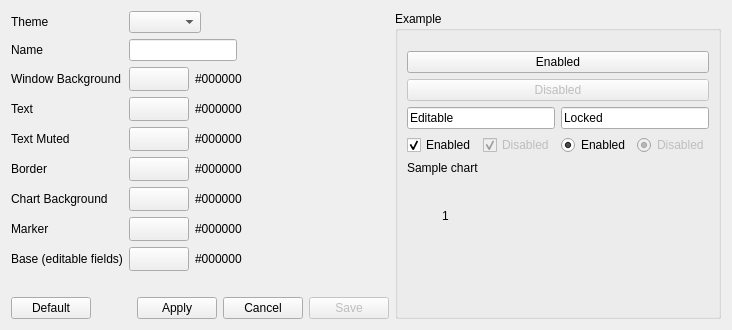
     <widget class="QWidget" name="tabThemes">
      <attribute name="title">
       <string>Themes</string>
      </attribute>
      <layout class="QHBoxLayout" name="horizontalLayout_themes">
       <item>
        <layout class="QVBoxLayout" name="verticalLayout_themesLeft">
         <item>
          <layout class="QFormLayout" name="formLayout_themes">
           <property name="fieldGrowthPolicy">
            <enum>QFormLayout::FieldGrowthPolicy::FieldsStayAtSizeHint</enum>
           </property>
           <item row="0" column="0">
            <widget class="QLabel" name="label_theme">
             <property name="text">
              <string>Theme</string>
             </property>
            </widget>
           </item>
           <item row="0" column="1">
            <widget class="NoScrollComboBox" name="themeComboBox"/>
           </item>
           <item row="1" column="0">
            <widget class="QLabel" name="label_themeName">
             <property name="text">
              <string>Name</string>
             </property>
            </widget>
           </item>
           <item row="1" column="1">
            <widget class="QLineEdit" name="themeNameEdit"/>
           </item>
           <item row="2" column="0">
            <widget class="QLabel" name="label_themeWindowBg">
             <property name="text">
              <string>Window Background</string>
             </property>
            </widget>
           </item>
           <item row="2" column="1">
            <layout class="QHBoxLayout" name="horizontalLayout_themeWindowBg">
             <item>
              <widget class="QToolButton" name="themeWindowBgBtn">
               <property name="minimumSize">
                <size>
                 <width>60</width>
                 <height>24</height>
                </size>
               </property>
               <property name="text">
                <string/>
               </property>
              </widget>
             </item>
             <item>
              <widget class="QLabel" name="themeWindowBgHexLabel">
               <property name="text">
                <string>#000000</string>
               </property>
              </widget>
             </item>
            </layout>
           </item>
           <item row="3" column="0">
            <widget class="QLabel" name="label_themeText">
             <property name="text">
              <string>Text</string>
             </property>
            </widget>
           </item>
           <item row="3" column="1">
            <layout class="QHBoxLayout" name="horizontalLayout_themeText">
             <item>
              <widget class="QToolButton" name="themeTextBtn">
               <property name="minimumSize">
                <size>
                 <width>60</width>
                 <height>24</height>
                </size>
               </property>
               <property name="text">
                <string/>
               </property>
              </widget>
             </item>
             <item>
              <widget class="QLabel" name="themeTextHexLabel">
               <property name="text">
                <string>#000000</string>
               </property>
              </widget>
             </item>
            </layout>
           </item>
           <item row="4" column="0">
            <widget class="QLabel" name="label_themeTextMuted">
             <property name="text">
              <string>Text Muted</string>
             </property>
            </widget>
           </item>
           <item row="4" column="1">
            <layout class="QHBoxLayout" name="horizontalLayout_themeTextMuted">
             <item>
              <widget class="QToolButton" name="themeTextMutedBtn">
               <property name="minimumSize">
                <size>
                 <width>60</width>
                 <height>24</height>
                </size>
               </property>
               <property name="text">
                <string/>
               </property>
              </widget>
             </item>
             <item>
              <widget class="QLabel" name="themeTextMutedHexLabel">
               <property name="text">
                <string>#000000</string>
               </property>
              </widget>
             </item>
            </layout>
           </item>
           <item row="5" column="0">
            <widget class="QLabel" name="label_themeBorder">
             <property name="text">
              <string>Border</string>
             </property>
            </widget>
           </item>
           <item row="5" column="1">
            <layout class="QHBoxLayout" name="horizontalLayout_themeBorder">
             <item>
              <widget class="QToolButton" name="themeBorderBtn">
               <property name="minimumSize">
                <size>
                 <width>60</width>
                 <height>24</height>
                </size>
               </property>
               <property name="text">
                <string/>
               </property>
              </widget>
             </item>
             <item>
              <widget class="QLabel" name="themeBorderHexLabel">
               <property name="text">
                <string>#000000</string>
               </property>
              </widget>
             </item>
            </layout>
           </item>
           <item row="6" column="0">
            <widget class="QLabel" name="label_themeChartBg">
             <property name="text">
              <string>Chart Background</string>
             </property>
            </widget>
           </item>
           <item row="6" column="1">
            <layout class="QHBoxLayout" name="horizontalLayout_themeChartBg">
             <item>
              <widget class="QToolButton" name="themeChartBgBtn">
               <property name="minimumSize">
                <size>
                 <width>60</width>
                 <height>24</height>
                </size>
               </property>
               <property name="text">
                <string/>
               </property>
              </widget>
             </item>
             <item>
              <widget class="QLabel" name="themeChartBgHexLabel">
               <property name="text">
                <string>#000000</string>
               </property>
              </widget>
             </item>
            </layout>
           </item>
           <item row="7" column="0">
            <widget class="QLabel" name="label_themeMarker">
             <property name="text">
              <string>Marker</string>
             </property>
            </widget>
           </item>
           <item row="7" column="1">
            <layout class="QHBoxLayout" name="horizontalLayout_themeMarker">
             <item>
              <widget class="QToolButton" name="themeMarkerBtn">
               <property name="minimumSize">
                <size>
                 <width>60</width>
                 <height>24</height>
                </size>
               </property>
               <property name="text">
                <string/>
               </property>
              </widget>
             </item>
             <item>
              <widget class="QLabel" name="themeMarkerHexLabel">
               <property name="text">
                <string>#000000</string>
               </property>
              </widget>
             </item>
            </layout>
           </item>
           <item row="8" column="0">
            <widget class="QLabel" name="label_themeBase">
             <property name="toolTip">
              <string>Editable field/control fill (QLineEdit/QSpinBox/QComboBox Base).
Was computed from Window Background, now directly-editable.</string>
             </property>
             <property name="text">
              <string>Base (editable fields)</string>
             </property>
            </widget>
           </item>
           <item row="8" column="1">
            <layout class="QHBoxLayout" name="horizontalLayout_themeBase">
             <item>
              <widget class="QToolButton" name="themeBaseBtn">
               <property name="minimumSize">
                <size>
                 <width>60</width>
                 <height>24</height>
                </size>
               </property>
               <property name="text">
                <string/>
               </property>
              </widget>
             </item>
             <item>
              <widget class="QLabel" name="themeBaseHexLabel">
               <property name="text">
                <string>#000000</string>
               </property>
              </widget>
             </item>
            </layout>
           </item>
          </layout>
         </item>
         <item>
          <spacer name="verticalSpacer_themes">
           <property name="orientation">
            <enum>Qt::Orientation::Vertical</enum>
           </property>
           <property name="sizeHint" stdset="0">
            <size>
             <width>20</width>
             <height>20</height>
            </size>
           </property>
          </spacer>
         </item>
         <item>
          <layout class="QHBoxLayout" name="horizontalLayout_themeButtons">
           <item>
            <widget class="QPushButton" name="themeDefaultBtn">
             <property name="text">
              <string>Default</string>
             </property>
            </widget>
           </item>
           <item>
            <spacer name="horizontalSpacer_themeButtons">
             <property name="orientation">
              <enum>Qt::Orientation::Horizontal</enum>
             </property>
             <property name="sizeHint" stdset="0">
              <size>
               <width>40</width>
               <height>20</height>
              </size>
             </property>
            </spacer>
           </item>
           <item>
            <widget class="QPushButton" name="themeApplyBtn">
             <property name="toolTip">
              <string>Make the selected theme the app's active theme now</string>
             </property>
             <property name="text">
              <string>Apply</string>
             </property>
            </widget>
           </item>
           <item>
            <widget class="QPushButton" name="themeCancelBtn">
             <property name="text">
              <string>Cancel</string>
             </property>
            </widget>
           </item>
           <item>
            <widget class="QPushButton" name="themeSaveBtn">
             <property name="enabled">
              <bool>false</bool>
             </property>
             <property name="text">
              <string>Save</string>
             </property>
            </widget>
           </item>
          </layout>
         </item>
        </layout>
       </item>
       <item>
        <widget class="QGroupBox" name="themePreviewGroupBox">
         <property name="title">
          <string>Example</string>
         </property>
         <layout class="QVBoxLayout" name="verticalLayout_themePreview">
          <property name="topMargin">
           <number>20</number>
          </property>
          <item>
           <layout class="QVBoxLayout" name="verticalLayout_themePreviewButtons">
            <item>
             <widget class="QPushButton" name="themePreviewEnabledBtn">
              <property name="text">
               <string>Enabled</string>
              </property>
             </widget>
            </item>
            <item>
             <widget class="QPushButton" name="themePreviewDisabledBtn">
              <property name="enabled">
               <bool>false</bool>
              </property>
              <property name="text">
               <string>Disabled</string>
              </property>
             </widget>
            </item>
           </layout>
          </item>
          <item>
           <layout class="QHBoxLayout" name="horizontalLayout_themePreviewLineEdit">
            <item>
             <widget class="QLineEdit" name="themePreviewLineEditEnabled">
              <property name="toolTip">
               <string>Editable field (Base)</string>
              </property>
              <property name="text">
               <string>Editable</string>
              </property>
             </widget>
            </item>
            <item>
             <widget class="QLineEdit" name="themePreviewLineEditLocked">
              <property name="toolTip">
               <string>Locked field (e.g. Settings &gt; Cable's Preset mode)</string>
              </property>
              <property name="text">
               <string>Locked</string>
              </property>
             </widget>
            </item>
           </layout>
          </item>
          <item>
           <layout class="QHBoxLayout" name="horizontalLayout_themePreviewCheckRadio">
            <item>
             <widget class="QCheckBox" name="themePreviewCheckBoxEnabled">
              <property name="text">
               <string>Enabled</string>
              </property>
              <property name="checked">
               <bool>true</bool>
              </property>
             </widget>
            </item>
            <item>
             <widget class="QCheckBox" name="themePreviewCheckBoxDisabled">
              <property name="enabled">
               <bool>false</bool>
              </property>
              <property name="text">
               <string>Disabled</string>
              </property>
              <property name="checked">
               <bool>true</bool>
              </property>
             </widget>
            </item>
            <item>
             <widget class="QRadioButton" name="themePreviewRadioEnabled">
              <property name="text">
               <string>Enabled</string>
              </property>
              <property name="checked">
               <bool>true</bool>
              </property>
              <property name="autoExclusive">
               <bool>false</bool>
              </property>
             </widget>
            </item>
            <item>
             <widget class="QRadioButton" name="themePreviewRadioDisabled">
              <property name="enabled">
               <bool>false</bool>
              </property>
              <property name="text">
               <string>Disabled</string>
              </property>
              <property name="checked">
               <bool>true</bool>
              </property>
              <property name="autoExclusive">
               <bool>false</bool>
              </property>
             </widget>
            </item>
           </layout>
          </item>
          <item>
           <widget class="QLabel" name="themePreviewLabel">
            <property name="text">
             <string>Sample chart</string>
            </property>
           </widget>
          </item>
          <item>
           <widget class="QWidget" name="themePreviewChartWidget" native="true">
            <property name="minimumSize">
             <size>
              <width>70</width>
              <height>70</height>
             </size>
            </property>
            <property name="maximumSize">
             <size>
              <width>70</width>
              <height>70</height>
             </size>
            </property>
            <layout class="QHBoxLayout" name="horizontalLayout_themePreviewChart">
             <property name="topMargin">
              <number>0</number>
             </property>
             <property name="bottomMargin">
              <number>0</number>
             </property>
             <item>
              <spacer name="horizontalSpacer_themePreviewChart1">
               <property name="orientation">
                <enum>Qt::Orientation::Horizontal</enum>
               </property>
               <property name="sizeHint" stdset="0">
                <size>
                 <width>20</width>
                 <height>20</height>
                </size>
               </property>
              </spacer>
             </item>
             <item>
              <widget class="QWidget" name="themePreviewMarkerLine" native="true">
               <property name="sizePolicy">
                <sizepolicy hsizetype="Fixed" vsizetype="Expanding">
                 <horstretch>0</horstretch>
                 <verstretch>0</verstretch>
                </sizepolicy>
               </property>
               <property name="minimumSize">
                <size>
                 <width>1</width>
                 <height>0</height>
                </size>
               </property>
               <property name="maximumSize">
                <size>
                 <width>1</width>
                 <height>16777215</height>
                </size>
               </property>
              </widget>
             </item>
             <item>
              <widget class="QLabel" name="themePreviewMarkerLabel">
               <property name="text">
                <string>1</string>
               </property>
              </widget>
             </item>
             <item>
              <spacer name="horizontalSpacer_themePreviewChart2">
               <property name="orientation">
                <enum>Qt::Orientation::Horizontal</enum>
               </property>
               <property name="sizeHint" stdset="0">
                <size>
                 <width>20</width>
                 <height>20</height>
                </size>
               </property>
              </spacer>
             </item>
            </layout>
           </widget>
          </item>
          <item>
           <spacer name="verticalSpacer_themePreview">
            <property name="orientation">
             <enum>Qt::Orientation::Vertical</enum>
            </property>
            <property name="sizeHint" stdset="0">
             <size>
              <width>20</width>
              <height>20</height>
             </size>
            </property>
           </spacer>
          </item>
         </layout>
        </widget>
       </item>
      </layout>
     </widget>
